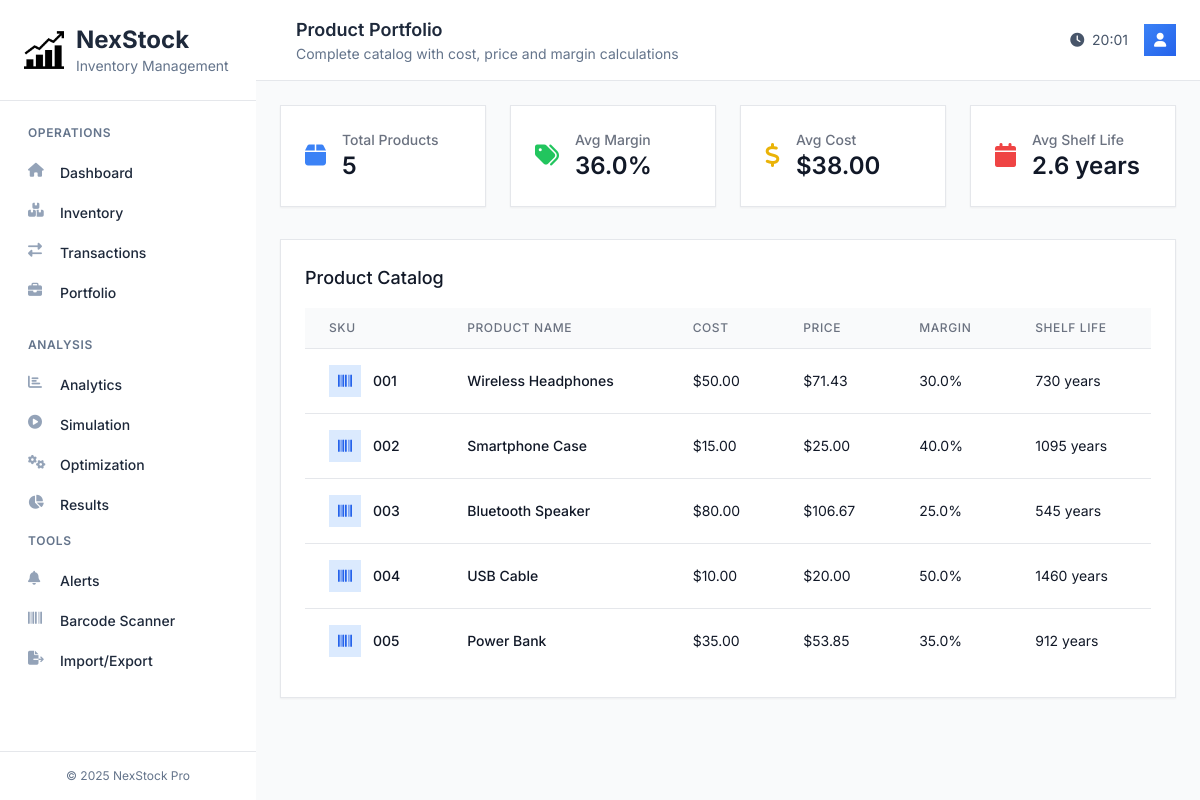
/portafolio, run on the app's committed database.
### tables this page shows
CREATE TABLE products (
                SKU TEXT PRIMARY KEY,
                NAME TEXT,
                COST REAL,
                MARGIN REAL,
                EXPIRATION INTEGER
            , supplier_id INTEGER, supplier_lead_time_days INTEGER DEFAULT 7, created_at TEXT, updated_at TEXT);

### app.py (the view)
@app.route("/portafolio", methods=["GET", "POST"])
def portafolio():
    try:
        products = execute_query("SELECT * FROM products")
        print(f"Portfolio route: Found {len(products)} products")
        if products:
            print(f"First product: {products[0]}")
        from flask import make_response
        import time
        response = make_response(render_template("portafolio.html", products=products, cache_bust=int(time.time())))
        response.headers['Cache-Control'] = 'no-cache, no-store, must-revalidate'
        response.headers['Pragma'] = 'no-cache'
        response.headers['Expires'] = '0'
        return response
    except Exception as e:
        print(f"Error in portafolio route: {e}")
        return f"Error: {e}", 500

### app.py (called while the page is built)
@app.context_processor
def inject_cache_buster():
    import time
    return {'cache_buster': int(time.time())}

def get_db_connection():
    db_path = os.path.join(os.path.dirname(os.path.abspath(__file__)), DATABASE)
    print(f"Attempting to connect to database at: {db_path}", flush=True)
    print(f"Database file exists: {os.path.exists(db_path)}", flush=True)
    conn = sqlite3.connect(db_path)
    conn.row_factory = sqlite3.Row
    return conn

def execute_query(query, *params):
    conn = get_db_connection()
    try:
        cursor = conn.cursor()
        cursor.execute(query, params)
        if query.strip().upper().startswith('SELECT'):
            rows = cursor.fetchall()
            return [dict(row) for row in rows]
        else:
            conn.commit()
            return cursor.rowcount
    except Exception as e:
        print(f"Database error: {e}")
        raise e
    finally:
        conn.close()

@app.after_request
def after_request(response):
    response.headers["Cache-Control"] = "no-cache, no-store, must-revalidate"
    response.headers["Expires"] = 0
    response.headers["Pragma"] = "no-cache"
    return response

### templates/portafolio.html (shortened to what this page needs)
{% extends "layout.html" %}
{% block page_title %}Product Portfolio{% endblock %}
{% block page_description %}Complete catalog with cost, price and margin calculations{% endblock %}
{% block main %}
    <div class="flex flex-col md:flex-row gap-6 mb-8">
        <div class="bg-white shadow-sm border border-gray-200 p-6 flex-1">
            <div class="flex items-center">
                <div class="flex-shrink-0">
                    <i class="fas fa-box text-2xl text-blue-500"></i>
                </div>
                <div class="ml-4">
                    <p class="text-sm font-medium text-gray-500">Total Products</p>
                    <p class="text-2xl font-semibold text-gray-900">{{ products|length if products is iterable else 0 }}</p>
                </div>
            </div>
        </div>
        <div class="bg-white shadow-sm border border-gray-200 p-6 flex-1">
            <div class="flex items-center">
                <div class="flex-shrink-0">
                    <i class="fas fa-tags text-2xl text-green-500"></i>
                </div>
                <div class="ml-4">
                    <p class="text-sm font-medium text-gray-500">Avg Margin</p>
                    <p class="text-2xl font-semibold text-gray-900">
                        {% set ns = namespace(total=0, count=0) %}
                        {% for product in products %}
                            {% if product.MARGIN is not none %}
                                {% set ns.total = ns.total + (product.MARGIN * 100) %}
                                {% set ns.count = ns.count + 1 %}
                            {% endif %}
                        {% endfor %}
                        {% if ns.count > 0 %}
                            {{ "%.1f"|format(ns.total / ns.count) }}%
                        {% else %}
                            N/A
                        {% endif %}
                    </p>
                </div>
            </div>
        </div>
        <div class="bg-white shadow-sm border border-gray-200 p-6 flex-1">
            <div class="flex items-center">
                <div class="flex-shrink-0">
                    <i class="fas fa-dollar-sign text-2xl text-yellow-500"></i>
                </div>
                <div class="ml-4">
                    <p class="text-sm font-medium text-gray-500">Avg Cost</p>
                    <p class="text-2xl font-semibold text-gray-900">
                        {% set ns = namespace(total=0, count=0) %}
                        {% for product in products %}
                            {% if product.COST is not none %}
                                {% set ns.total = ns.total + product.COST %}
                                {% set ns.count = ns.count + 1 %}
                            {% endif %}
                        {% endfor %}
                        {% if ns.count > 0 %}
                            ${{ "%.2f"|format(ns.total / ns.count) }}
                        {% else %}
                            N/A
                        {% endif %}
                    </p>
                </div>
            </div>
        </div>
        <div class="bg-white shadow-sm border border-gray-200 p-6 flex-1">
            <div class="flex items-center">
                <div class="flex-shrink-0">
                    <i class="fas fa-calendar text-2xl text-red-500"></i>
                </div>
                <div class="ml-4">
                    <p class="text-sm font-medium text-gray-500">Avg Shelf Life</p>
                    <p class="text-2xl font-semibold text-gray-900">
                        {% set ns = namespace(total=0, count=0) %}
                        {% for product in products %}
                            {% if product.EXPIRATION is not none %}
                                {% set ns.total = ns.total + product.EXPIRATION %}
                                {% set ns.count = ns.count + 1 %}
                            {% endif %}
                        {% endfor %}
                        {% if ns.count > 0 %}
                            {% set avg_exp_days = ns.total / ns.count %}
                            {% set avg_exp_years = avg_exp_days / 365 %}
                            {{ "%.1f"|format(avg_exp_years) }} years
                        {% else %}
                            N/A
                        {% endif %}
                    </p>
                </div>
            </div>
        </div>
    </div>
    <div class="bg-white shadow-sm border border-gray-200" style="border-radius:0 !important;">
        <div class="p-6">
            <h3 class="text-lg font-medium text-gray-900 mb-4">Product Catalog</h3>
            <div class="overflow-x-auto">
                <table class="min-w-full divide-y divide-gray-200">
                    <thead class="bg-gray-50">
                        <tr>
                            <th class="px-6 py-3 text-left text-xs font-medium text-gray-500 uppercase tracking-wider">SKU</th>
                            <th class="px-6 py-3 text-left text-xs font-medium text-gray-500 uppercase tracking-wider">Product Name</th>
                            <th class="px-6 py-3 text-left text-xs font-medium text-gray-500 uppercase tracking-wider">Cost</th>
                            <th class="px-6 py-3 text-left text-xs font-medium text-gray-500 uppercase tracking-wider">Price</th>
                            <th class="px-6 py-3 text-left text-xs font-medium text-gray-500 uppercase tracking-wider">Margin</th>
                            <th class="px-6 py-3 text-left text-xs font-medium text-gray-500 uppercase tracking-wider">Shelf Life</th>
                        </tr>
                    </thead>
                    <tbody class="bg-white divide-y divide-gray-200">
                        {% for product in products %}
                        <tr class="hover:bg-gray-50">
                            <td class="px-6 py-4 whitespace-nowrap">
                                <div class="flex items-center">
                                    <div class="flex-shrink-0 h-8 w-8 bg-blue-100 flex items-center justify-center" style="border-radius:0 !important;">
                                        <i class="fas fa-barcode text-blue-600 text-sm"></i>
                                    </div>
                                    <div class="ml-3">
                                        <div class="text-sm font-medium text-gray-900">{{ product.SKU }}</div>
                                    </div>
                                </div>
                            </td>
                            <td class="px-6 py-4">
                                <div class="text-sm font-medium text-gray-900">{{ product.NAME or 'Unnamed Product' }}</div>
                            </td>
                            <td class="px-6 py-4 whitespace-nowrap text-sm text-gray-900">
                                ${{ "%.2f"|format(product.COST) }}
                            </td>
                            <td class="px-6 py-4 whitespace-nowrap text-sm text-gray-900">
                                {% set calculated_price = product.COST * (100 / (100 - (product.MARGIN * 100))) %}
                                ${{ "%.2f"|format(calculated_price) }}
                            </td>
                            <td class="px-6 py-4 whitespace-nowrap text-sm text-gray-900">
                                {{ "%.1f"|format(product.MARGIN * 100) }}%
                            </td>
                            <td class="px-6 py-4 whitespace-nowrap text-sm text-gray-900">
                                {% if product.EXPIRATION %}
                                    {{ product.EXPIRATION }} years
                                {% else %}
                                    Not specified
                                {% endif %}
                            </td>
                        </tr>
                        {% endfor %}
                    </tbody>
                </table>
            </div>
        </div>
    </div>
</div>
{% endblock %}

### templates/layout.html (style rules this page uses)
body { font-family: 'Inter', sans-serif; }

### templates/portafolio.html (style rules this page uses)
* { border-radius: 0 !important; }
.rounded, .rounded-lg, .rounded-md, .rounded-sm, .rounded-full, .rounded-none, [class*="rounded"], [style*="border-radius"] { border-radius: 0 !important; }

### data on the page
products: SKU "001", NAME "Wireless Headphones", COST "50.00", calculated_price "71.43", product.MARGIN*100 "30.0", EXPIRATION "730"
products: SKU "002", NAME "Smartphone Case", COST "15.00", calculated_price "25.00", product.MARGIN*100 "40.0", EXPIRATION "1095"
products: SKU "003", NAME "Bluetooth Speaker", COST "80.00", calculated_price "106.67", product.MARGIN*100 "25.0", EXPIRATION "545"
products: SKU "004", NAME "USB Cable", COST "10.00", calculated_price "20.00", product.MARGIN*100 "50.0", EXPIRATION "1460"
products: SKU "005", NAME "Power Bank", COST "35.00", calculated_price "53.85", product.MARGIN*100 "35.0", EXPIRATION "912"

### other printed values
{{ products|length if products is iterable else 0 }} "5"
{{ "%.1f"|format(ns.total / ns.count) }} "36.0"
{{ "%.2f"|format(ns.total / ns.count) }} "38.00"
{{ "%.1f"|format(avg_exp_years) }} "2.6"
